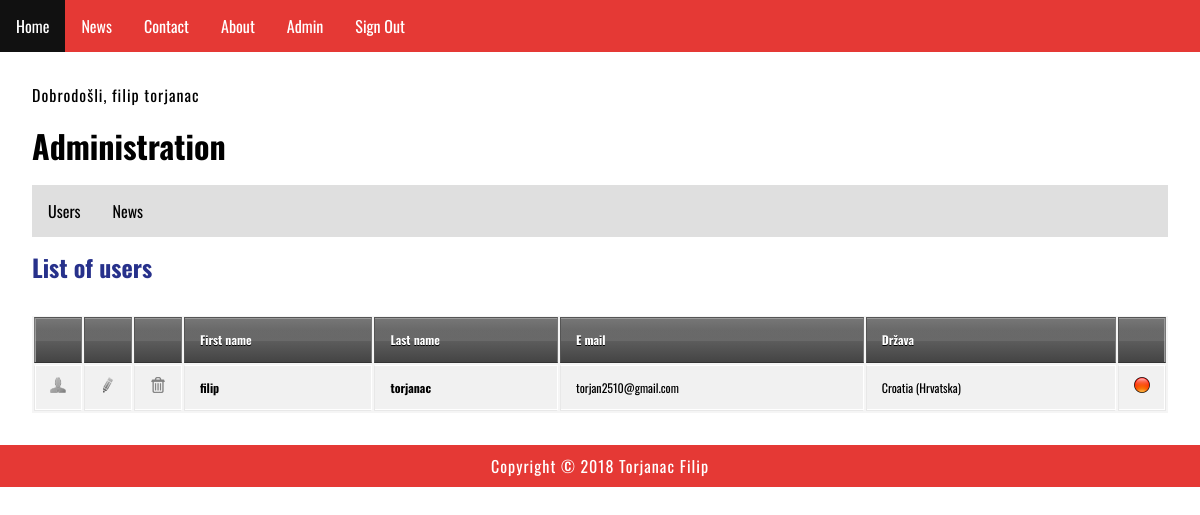
The page /index.php?menu=7 (signed in) on the database its author committed.
### tables this page shows
CREATE TABLE `users` (
  `id` int(11) NOT NULL,
  `firstname` varchar(255) NOT NULL,
  `lastname` varchar(255) NOT NULL,
  `email` varchar(255) NOT NULL,
  `username` varchar(255) NOT NULL,
  `password` varchar(255) NOT NULL,
  `country` char(2) NOT NULL,
  `date` timestamp NOT NULL DEFAULT CURRENT_TIMESTAMP ON UPDATE CURRENT_TIMESTAMP,
  `archive` enum('Y','N') NOT NULL DEFAULT 'Y'
);

CREATE TABLE `countries` (
  `id` int(11) NOT NULL,
  `country_code` varchar(2) NOT NULL DEFAULT '',
  `country_name` varchar(100) NOT NULL DEFAULT ''
);

### admin/users.php (the view, shortened to what this page needs)
<?php
	if (isset($_GET['id']) && $_GET['id'] != '') {
		$query  = "SELECT * FROM users";
		$query .= " WHERE id=".$_GET['id'];
		$result = @mysqli_query($MySQL, $query);
		$row = @mysqli_fetch_array($result);
		print '
		<h2>User profile</h2>
		<p><b>First name:</b> ' . $row['firstname'] . '</p>
		<p><b>Last name:</b> ' . $row['lastname'] . '</p>
		<p><b>Username:</b> ' . $row['username'] . '</p>';
		$_query  = "SELECT * FROM countries";
		$_query .= " WHERE country_code='" . $row['country'] . "'";
		$_result = @mysqli_query($MySQL, $_query);
		$_row = @mysqli_fetch_array($_result);
		print '
		<p><b>Country:</b> ' .$_row['country_name'] . '</p>
		<p><b>Date:</b> ' . pickerDateToMysql($row['date']) . '</p>
		<p><a href="index.php?menu='.$menu.'&amp;action='.$action.'">Back</a></p>';
	}
	else {
		print '
		<h2>List of users</h2>
		<div id="users">
			<table>
				<thead>
					<tr>
						<th width="16"></th>
						<th width="16"></th>
						<th width="16"></th>
						<th>First name</th>
						<th>Last name</th>
						<th>E mail</th>
						<th>Država</th>
						<th width="16"></th>
					</tr>
				</thead>
				<tbody>';
				$query  = "SELECT * FROM users";
				$result = @mysqli_query($MySQL, $query);
				while($row = @mysqli_fetch_array($result)) {
					print '
					<tr>
						<td><a href="index.php?menu='.$menu.'&amp;action='.$action.'&amp;id=' .$row['id']. '"><img src="img/user.png" alt="user"></a></td>
						<td><a href="index.php?menu='.$menu.'&amp;action='.$action.'&amp;edit=' .$row['id']. '"><img src="img/edit.png" alt="uredi"></a></td>
						<td><a href="index.php?menu='.$menu.'&amp;action='.$action.'&amp;delete=' .$row['id']. '"><img src="img/delete.png" alt="obriši"></a></td>
						<td><strong>' . $row['firstname'] . '</strong></td>
						<td><strong>' . $row['lastname'] . '</strong></td>
						<td>' . $row['email'] . '</td>
						<td>';
							$_query  = "SELECT * FROM countries";
							$_query .= " WHERE country_code='" . $row['country'] . "'";
							$_result = @mysqli_query($MySQL, $_query);
							$_row = @mysqli_fetch_array($_result, MYSQLI_ASSOC);
							print $_row['country_name'] . '
						</td>
						<td>';
							if ($row['archive'] == 'Y') { print '<img src="img/inactive.png" alt="" title="" />'; }
                            else if ($row['archive'] == 'N') { print '<img src="img/active.png" alt="" title="" />'; }
						print '
						</td>
					</tr>';
				}
			print '
				</tbody>
			</table>
		</div>';
	}
?>

### style.css (style rules this page uses)
body, html { font-family: 'Oswald', sans-serif; margin: 0; font-size: 16px; }
h1,h2 { margin: 0.5em 0; font-size: 2em; }
h2 { font-size: 1.5em; color: #27318b; }
main a { color: #27318b; text-decoration: none; }
p { margin: 1em 0; line-height: 1.4em; letter-spacing: 1px; }
img { width: 100%; }
table { background: #f5f5f5; border-collapse: separate; box-shadow: inset 0 1px 0 #fff; font-size: 12px; line-height: 24px; margin: 30px auto; text-align: left; width: 100%; }
th { background: url(http://jackrugile.com/images/misc/noise-diagonal.png), linear-gradient(#777, #444); border-left: 1px solid #555; border-right: 1px solid #777; border-top: 1px solid #555; border-bottom: 1px solid #333; box-shadow: inset 0 1px 0 #999; color: #fff; font-weight: bold; padding: 10px 15px; position: relative; text-shadow: 0 1px 0 #000; }
th:after { background: linear-gradient(rgba(255,255,255,0), rgba(255,255,255,.08)); content: ''; display: block; height: 25%; left: 0; margin: 1px 0 0 0; position: absolute; top: 25%; width: 100%; }
th:first-child { border-left: 1px solid #777; box-shadow: inset 1px 1px 0 #999; }
th:last-child { box-shadow: inset -1px 1px 0 #999; }
td { border-right: 1px solid #fff; border-left: 1px solid #e8e8e8; border-top: 1px solid #fff; border-bottom: 1px solid #e8e8e8; padding: 10px 15px; position: relative; transition: all 300ms; }
td:first-child { box-shadow: inset 1px 0 0 #fff; }
td:last-child { border-right: 1px solid #e8e8e8; box-shadow: inset -1px 0 0 #fff; }
tr { background: url(http://jackrugile.com/images/misc/noise-diagonal.png); }
tr:nth-child(odd) td { background: #f1f1f1 url(http://jackrugile.com/images/misc/noise-diagonal.png); }
tr:last-of-type td { box-shadow: inset 0 -1px 0 #fff; }
tr:last-of-type td:first-child { box-shadow: inset 1px -1px 0 #fff; }
tr:last-of-type td:last-child { box-shadow: inset -1px -1px 0 #fff; }

### rows shown on the page
users: firstname "filip", lastname "torjanac", email "torjan2510@gmail.com", countries.country_name "Croatia (Hrvatska)"

### other values the page prints
$_SESSION['message'] "Dobrodošli, filip torjanac"
